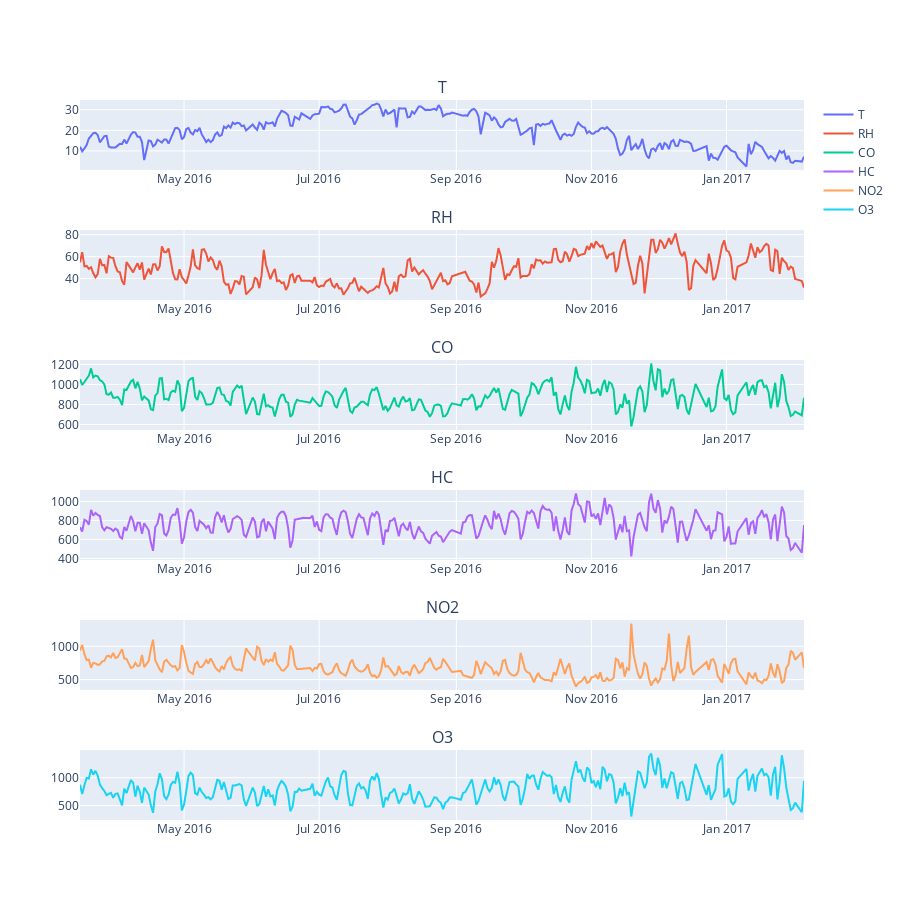

Notebook source saved alongside this figure:
### Code cell
plot_time_series(df_polate).show()

### Figure 1 — Plotly figure (JSON) as saved in the notebook; plotly's stock layout.template omitted (floating-point values rounded to 4 significant figures; data arrays with more than 128 entries replaced by an {"elided": "..."} marker saying what was removed)
{"data": [{"name": "T", "type": "scatter", "x": {"elided": "328 str values"}, "xaxis": "x", "y": {"elided": "328 float values"}, "yaxis": "y"}, {"name": "RH", "type": "scatter", "x": {"elided": "328 str values"}, "xaxis": "x2", "y": {"elided": "328 float values"}, "yaxis": "y2"}, {"name": "CO", "type": "scatter", "x": {"elided": "328 str values"}, "xaxis": "x3", "y": {"elided": "328 float values"}, "yaxis": "y3"}, {"name": "HC", "type": "scatter", "x": {"elided": "328 str values"}, "xaxis": "x4", "y": {"elided": "328 float values"}, "yaxis": "y4"}, {"name": "NO2", "type": "scatter", "x": {"elided": "328 str values"}, "xaxis": "x5", "y": {"elided": "328 float values"}, "yaxis": "y5"}, {"name": "O3", "type": "scatter", "x": {"elided": "328 str values"}, "xaxis": "x6", "y": {"elided": "328 float values"}, "yaxis": "y6"}], "layout": {"annotations": [{"font": {"size": 16}, "showarrow": false, "text": "T", "x": 0.5, "xanchor": "center", "xref": "paper", "y": 1.0, "yanchor": "bottom", "yref": "paper"}, {"font": {"size": 16}, "showarrow": false, "text": "RH", "x": 0.5, "xanchor": "center", "xref": "paper", "y": 0.8194, "yanchor": "bottom", "yref": "paper"}, {"font": {"size": 16}, "showarrow": false, "text": "CO", "x": 0.5, "xanchor": "center", "xref": "paper", "y": 0.6389, "yanchor": "bottom", "yref": "paper"}, {"font": {"size": 16}, "showarrow": false, "text": "HC", "x": 0.5, "xanchor": "center", "xref": "paper", "y": 0.4583, "yanchor": "bottom", "yref": "paper"}, {"font": {"size": 16}, "showarrow": false, "text": "NO2", "x": 0.5, "xanchor": "center", "xref": "paper", "y": 0.2778, "yanchor": "bottom", "yref": "paper"}, {"font": {"size": 16}, "showarrow": false, "text": "O3", "x": 0.5, "xanchor": "center", "xref": "paper", "y": 0.09722, "yanchor": "bottom", "yref": "paper"}], "height": 900, "xaxis": {"anchor": "y", "domain": [0, 1]}, "xaxis2": {"anchor": "y2", "domain": [0, 1]}, "xaxis3": {"anchor": "y3", "domain": [0, 1]}, "xaxis4": {"anchor": "y4", "domain": [0, 1]}, "xaxis5": {"anchor": "y5", "domain": [0, 1]}, "xaxis6": {"anchor": "y6", "domain": [0, 1]}, "yaxis": {"anchor": "x", "domain": [0.9028, 1.0]}, "yaxis2": {"anchor": "x2", "domain": [0.7222, 0.8194]}, "yaxis3": {"anchor": "x3", "domain": [0.5417, 0.6389]}, "yaxis4": {"anchor": "x4", "domain": [0.3611, 0.4583]}, "yaxis5": {"anchor": "x5", "domain": [0.1806, 0.2778]}, "yaxis6": {"anchor": "x6", "domain": [0, 0.09722]}}}
